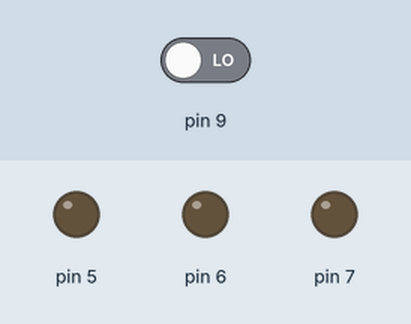
Bench run of a sketch on a simulated Arduino Uno, built with avr-gcc and run on an emulated ATmega328P. Shown: output pins drawn as LEDs (lit = HIGH). The inputs (shaded band) are chosen by the test bench; at power-on: pin 9 LOW.

Above: at 1.2 s.
1.3 s: pin 9 driven HIGH
At 1.55 s:
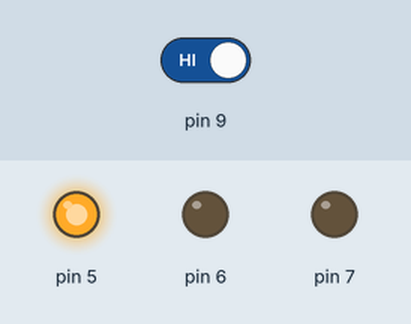
At 3.87 s:
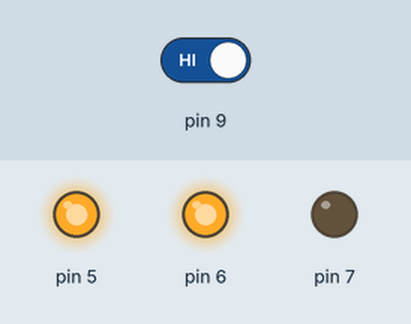
4.3 s: pin 9 driven LOW
At 5.7 s:
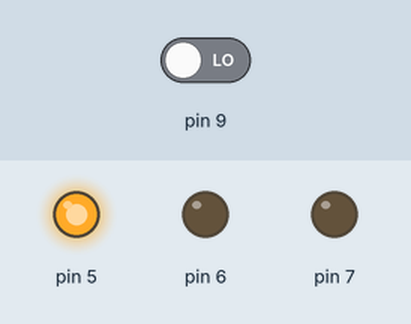
Timing chart, 0 to 7.3 s (numbered marks = the images above; inputs shaded):
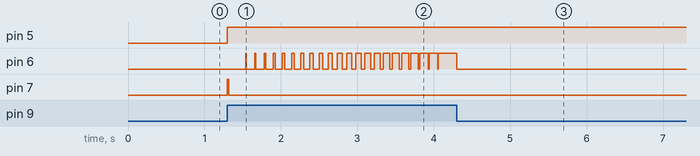

Measured:
- after the input at 1.3 s, pin 5: LOW → HIGH at once; pin 6: LOW → HIGH after 0.24 s, then repeats every 0.12 s: LOW 0.11 s, HIGH 0.01 s; pin 7: LOW → HIGH at once, → LOW 0.02 s later
- after the input at 4.3 s, pin 6: goes on until 4.3 s, then stays LOW

The sketch:

Zienab_Ibrahim_HermionePotions.ino
```cpp
#include<Timer.h>
int red_led=5;
int green_led=6;
int white_led=7;
int push_button=9;
Timer mytimer;
int val;


void setup() {
  pinMode(5,OUTPUT);
  pinMode(6,OUTPUT);
  pinMode(7,OUTPUT);
  pinMode(9,INPUT);
  Serial.begin(9600);
  mytimer.after(300,fn1);    //fn1 to turn on white led
  mytimer.after(480,fn1);    //fn1 to turn on white led

  mytimer.after(310,fn2);    //fn2 to turn off white led
  mytimer.after(490,fn2);    //fn2 to turn off white led


  mytimer.every(120,fn3);    //fn3 to turn on green led

  mytimer.every(125,fn4);   //fn4 to turn off green led

  mytimer.after(900,fn5);   //fn5 to turn off red led


}

void loop() {

  val=digitalRead(9);


  if (val==HIGH)             // start the main recipe routine
  { digitalWrite(5,HIGH);   // indicate the time that the heat should be turned on
    mytimer.update();


    }
 }

 void fn1()                // indicate the need for adding the next ingredient to the pot
 {digitalWrite(7,HIGH);
  delay(10);
  }

 void fn2()
 {digitalWrite(7,LOW);
  }

 void fn3()               // indicate the need for mixing the ingredients in the pot
 {digitalWrite(6,HIGH);
  }

 void fn4()
 {digitalWrite(6,LOW);
  }


  void fn5()
 {digitalWrite(5,LOW);
  }
```
